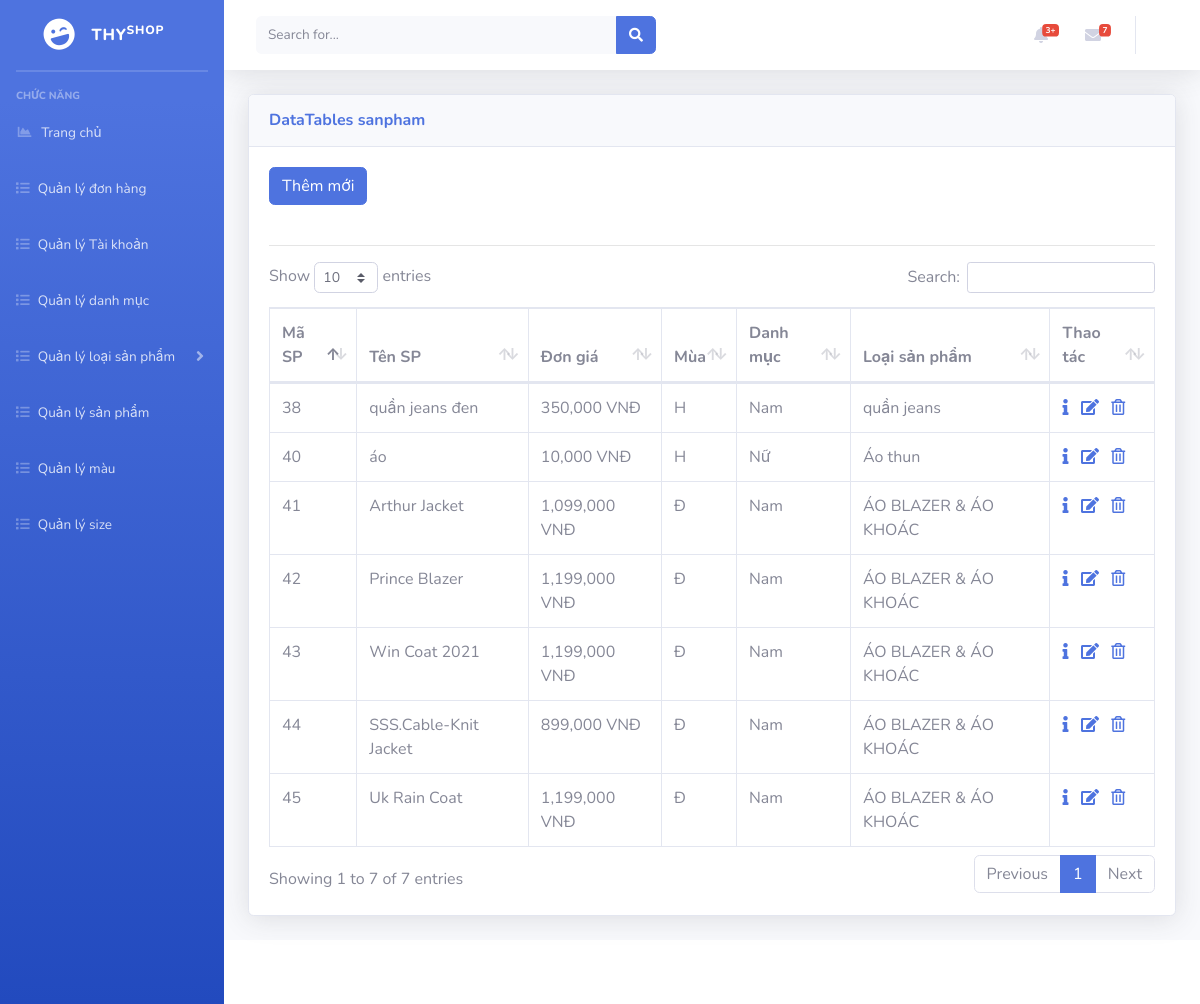
Before: /admin/index.php?mod=sanpham with the older database file.
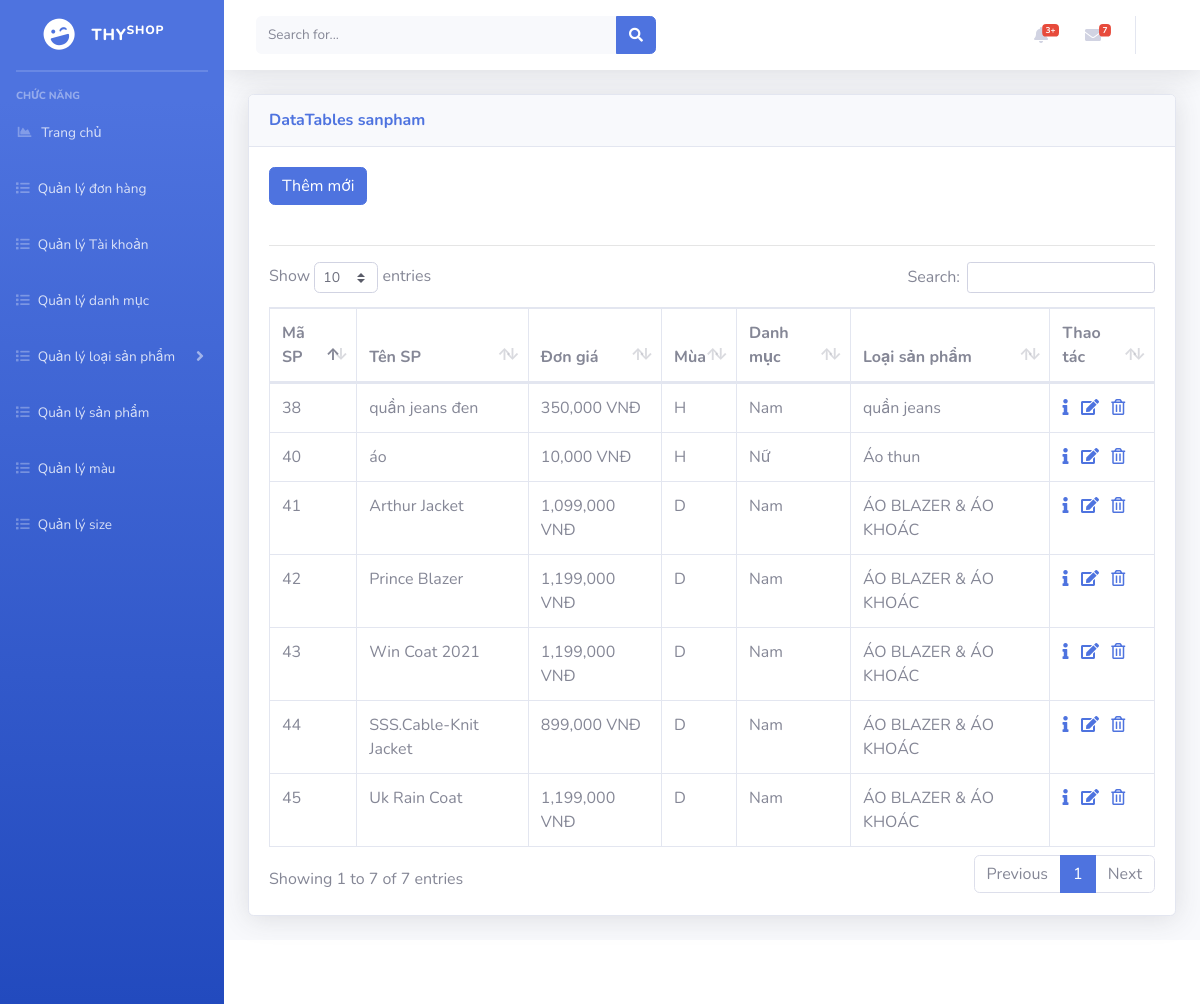
After: the same page with the newer database file.
### tables this page shows
CREATE TABLE `sanpham` (
  `idSP` int(11) NOT NULL,
  `tenSP` varchar(100) NOT NULL,
  `donGia` decimal(10,0) NOT NULL,
  `mua` char(1) NOT NULL,
  `moTa` text NOT NULL,
  `trangThai` char(1) NOT NULL,
  `idLSP` int(11) NOT NULL
);

CREATE TABLE `loaisanpham` (
  `idLSP` int(11) NOT NULL,
  `tenLSP` varchar(200) NOT NULL,
  `trangThai` char(1) NOT NULL,
  `idDM` int(11) NOT NULL
);

CREATE TABLE `danhmuc` (
  `idDM` int(11) NOT NULL,
  `tenDM` varchar(200) NOT NULL,
  `trangThai` varchar(200) NOT NULL
);

### admin/models/connection.php (called while the page is built, shortened)
<?php
    class Connection{
        function __construct()
        {
            $server_name ="localhost";
            $username ="root";
            $password ="";
            $db_name ="shopthy";
            $this->conn = new mysqli($server_name,$username,$password,$db_name);
        }
    }
?>

### admin/models/model.php (called while the page is built, shortened)
<?php
 require_once('./models/connection.php');
class Model
{
    function __construct()
    {
        $conn_obj = new Connection();
        $this->conn = $conn_obj->conn;
    }
}
?>

### admin/controller/sanPhamController.php (called while the page is built, shortened)
<?php
require_once('./models/sanPhamModel.php');
class sanPhamController
{
    var $sp_model;
    public function __construct()
    {
        $this->sp_model = new sanPhamModel();
    }
    public function getAllSanPham()
    {
        $data = $this->sp_model->getAllSanPham();
        return $data;
    }
}

### admin/models/sanPhamModel.php (called while the page is built, shortened)
<?php
require_once('./models/model.php');
class sanPhamModel extends Model
{
    public function getAllSanPham()
    {
        $sql = "select * from sanpham where trangThai = 1";
        $rs = $this->conn->query($sql);
        $data = array();
        if ($rs->num_rows > 0) {
            while ($row = $rs->fetch_assoc()) {
                $data[] = $row;
            }
        }
        return $data;
    }
}

### admin/controller/loaiSanPhamController.php (called while the page is built, shortened)
<?php
    require_once('./models/loaiSanPhamModel.php');
    class loaiSanPhamController{
        var $lsp_model;
        public function __construct()
        {
            $this->lsp_model = new loaiSanPhamModel();
        }
        public function getTenLoaiSanPham($id){
            return $this->lsp_model->getTenLoaiSanPham($id);
        }
        public function getIdDanhmuc($id)
        {
            return $this->lsp_model->getIdDanhMuc($id);
        }
    }
?>

### admin/models/loaiSanPhamModel.php (called while the page is built, shortened)
<?php
require_once("./models/model.php");
class loaiSanPhamModel extends Model
{
    public function getTenLoaiSanPham($id){
        $query = "select tenLSP from loaisanpham where idLSP ='$id' ";
        $rs = $this->conn->query($query)->fetch_assoc();
        return $rs['tenLSP'];
    }
    public function getIdDanhMuc($id)
    {
        $query = "select idDM from loaisanpham where idLSP ='$id' ";
        $rs = $this->conn->query($query)->fetch_assoc();
        return $rs['idDM'];
    }
}

### admin/controller/danhMucController.php (called while the page is built, shortened)
<?php
    require_once('./models/danhmucModel.php');
    class danhMucController{
        var $dm_model;
        public function __construct()
        {
            $this->dm_model = new DanhMucModel();
        }
        public function getTenDM($idDM){
            $tenDM = $this->dm_model->getTenDM($idDM);
            return $tenDM;
        }
    }

### admin/models/danhmucModel.php (called while the page is built, shortened)
<?php
    require_once('./models/model.php');
    class DanhMucModel extends Model
    {
        public function getTenDM($idDM)
        {
            if($idDM!=null){
                $sql = "select tenDM from danhmuc where idDM = '$idDM'";
                $rs = $this->conn->query($sql)->fetch_assoc();
                return $rs['tenDM'];
            }
        }
    }
?>

### admin/views/sanpham/sanphamView.php (the view, shortened to what this page needs)
<?php
    require_once('controller/sanPhamController.php');
    require_once('controller/loaiSanPhamController.php');
    require_once('controller/danhMucController.php');
    $sp_controller = new sanPhamController();
    $lsp_controller = new loaiSanPhamController();
    $dm_controller = new danhMucController();
    $data = $sp_controller->getAllSanPham();
?>
<a href="?mod=sanpham&act=add" type="button" class="btn btn-primary">Thêm mới</a>
<br>
<br>
<hr>
<?php
    if($data == null){ ?>
        <p>Không có sản phẩm nào</p>
<?php
    }
    else{
?>
<table class="table table-bordered" id="dataTable" width="100%" cellspacing="0">
    <thead>
        <tr>
        <th scope="col">Mã SP</th>
        <th scope="col">Tên SP</th>
        <th scope="col">Đơn giá</th>
        <th scope="col">Mùa</th>
        <th scope="col">Danh mục</th>
        <th scope="col">Loại sản phẩm</th>
        <th scope="col">Thao tác</th>
        </tr>
    </thead>
    <tbody>
        <?php foreach ($data as $row) { ?>
        <tr>
            <td><?= $row['idSP'] ?></td>
            <td><?= $row['tenSP'] ?></td>
            <td><?= number_format($row['donGia'], 0) ." VNĐ";  ?></td>
            <td><?= $row['mua'] ?></td>
            <td><?= $dm_controller->getTenDM($lsp_controller->getIdDanhmuc((int)$row['idLSP'])) ?></td>
            <td><?= $lsp_controller->getTenLoaiSanPham((int)$row['idLSP']) ?></td>
            <td>
                <a href="?mod=sanpham&act=detail&id=<?= $row['idSP'] ?>"><i class="fas fa-info"></i></a> &nbsp;
                <a href="?mod=sanpham&act=edit&id=<?= $row['idSP'] ?>"><i class="fas fa-edit"></i></a> &nbsp;
                <a href="?mod=sanpham&act=delete&id=<?= $row['idSP'] ?>" onclick="return confirm('Bạn có thật sự muốn xóa ?');">
                    <i class="far fa-trash-alt"></i>
                </a>
            </td>
        </tr>
        <?php } ?>
</table>
<?php
    }
?>

Changed rows visible on the page:
changed sanpham "Arthur Jacket": mua "Đ" → "D"
changed sanpham "Prince Blazer": mua "Đ" → "D"
changed sanpham "Win Coat 2021": mua "Đ" → "D"
changed sanpham "SSS.Cable-Knit Jacket": mua "Đ" → "D"
changed sanpham "Uk Rain Coat": mua "Đ" → "D"
